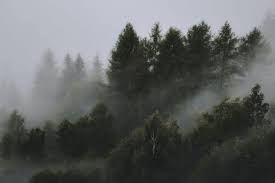
#> input picture Experiment1/images.jpg, 275 x 183 px
$ jupyter execute 'Experiment 1.ipynb'
#> lines starting #> are read from the running program, lines starting #| are printed output that depends on the picture; after the words box and inside, x2 and y2 are one past the last pixel; in counts of white or black regions, pixels touching at a corner belong together
[cell 1]
import cv2
from cv2 import imshow
img = cv2.imread("images.jpg", cv2.IMREAD_COLOR)
#> img is the input picture: shape (183, 275, 3); mean B, G, R 97.2, 97.7, 95.6

[cell 2]
import matplotlib.pyplot as plt
plt.imshow(img)
plt.axis("off")

[cell 3]
img2 = cv2.cvtColor(img, cv2.COLOR_BGR2RGB)

[cell 4]
plt.imshow(img2)

[cell 5]
image = cv2.cvtColor(img, cv2.COLOR_BGR2GRAY)

[cell 6]
plt.imshow(image)
plt.axis("off")

### Gray Scale

[cell 7]
plt.imshow(image, cmap='gray')
plt.axis("off")

[cell 8]
image

### Digital Negative

[cell 9]
image1 = image.copy()
height, width = image.shape
#> height = 183; width = 275
for i in range(height):
    for j in range(width):
        image1[i, j] = 255 - image[i, j]
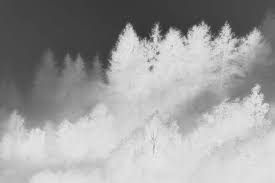
#> image1: shape (183, 275); min 35, max 245, mean 158

[cell 10]
plt.imshow(image1, cmap='gray')
plt.axis("off")

### Thresholding

[cell 11]
image2 = image.copy()
threshold = 128
for i in range(height):
    for j in range(width):
        if image2[i, j] < threshold:
            image2[i, j] = 0
        else:
            image2[i, j] = 255
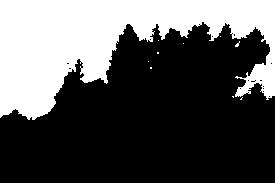
#> image2: shape (183, 275); 34.3% white; 10 white regions (9 under 20 px), largest, box (x1, y1, x2, y2) and area: (0, 0, 275, 120) 17204

[cell 12]
plt.imshow(image2, cmap='gray')
plt.axis("off")

### Gray Level Slicing W/O Background

[cell 13]
def graylevel_slicing(T1, T2):
#> called with T1 = 50, T2 = 200
    image3 = image.copy()
    for i in range(height):
        for j in range(width):
            if image3[i, j] < T1:
                image3[i, j] = 0
            elif image3[i, j] >= T1 and image[i, j] < T2:
                image3[i, j] = 255
            elif image3[i, j] >= T2:
                image3[i, j] = 0
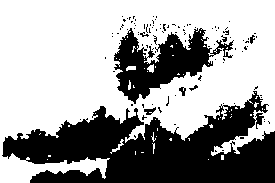
#> image3: shape (183, 275); 63.4% white; 105 black regions (97 under 20 px), largest, box (x1, y1, x2, y2) and area: (2, 91, 275, 183) 14023, (114, 28, 234, 104) 3931, (144, 107, 156, 115) 51
    return image3

[cell 14]
image3 = graylevel_slicing(50, 200)
plt.imshow(image3, cmap='gray')
plt.axis("off")

[cell 15]
image3 = graylevel_slicing(10, 150)
#> call 2 of graylevel_slicing, with T1 = 10, T2 = 150
#> after the loop in graylevel_slicing (call 2), `for i in range(height):`:
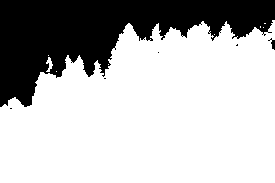
#> image3: shape (183, 275); 72.1% white; 6 black regions (4 under 20 px), largest, box (x1, y1, x2, y2) and area: (0, 0, 275, 107) 14001, (268, 38, 275, 50) 35
plt.imshow(image3, cmap='gray')
plt.axis("off")

### Gray Level Slcing With Background

[cell 16]
def graylevel_slicing_with_background(T1, T2):
#> called with T1 = 50, T2 = 200
    image3 = image.copy()
    for i in range(height):
        for j in range(width):
            if image3[i, j] < T1:
                image3[i, j] = image[i, j]
            elif image3[i, j] >= T1 and image[i, j] < T2:
                image3[i, j] = 255
            elif image3[i, j] >= T2:
                image3[i, j] = image[i, j]
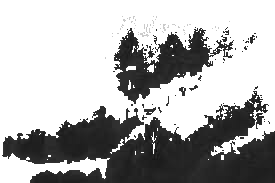
#> image3: shape (183, 275); min 10, max 255, mean 176.2
    return image3

[cell 17]
image4 = graylevel_slicing_with_background(50, 200)
plt.imshow(image4, cmap="gray")
plt.axis("off")

[cell 18]
image4 = graylevel_slicing_with_background(10, 128)
#> call 2 of graylevel_slicing_with_background, with T1 = 10, T2 = 128
#> after the loop in graylevel_slicing_with_background (call 2), `for i in range(height):`:
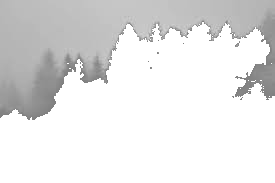
#> image3: shape (183, 275); min 128, max 255, mean 227.9
plt.imshow(image4, cmap="gray")
plt.axis("off")

### Contrast Stretching

[cell 19]
import numpy as np

def contrast_stretching(image, a, b, l, m, n):
#> called with a = 50, b = 150, l = 0.1, m = 2, n = 0.2
    image = image.astype(np.float32)
    v = l * a
    image4 = image.copy()

    for i in range(image.shape[0]):
        for j in range(image.shape[1]):
            if image4[i, j] <= a:
                image4[i, j] = l * image4[i, j]
            elif a < image4[i, j] <= b:
                image[i, j] = m * (image[i, j] - a) + v
            elif image4[i, j] > b:
                image[i, j] = n * (image4[i, j] - b) + m * (image[i, j] - a) + v
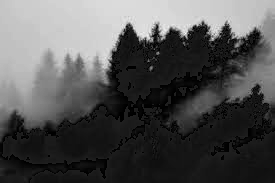
#> image: shape (183, 275) float32; min 7, max 359, mean 121.9; drawn with min black and max white
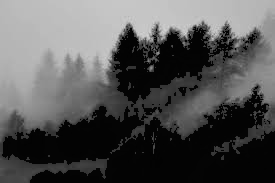
#> image4: shape (183, 275) float32; min 1, max 220, mean 83.8

    return np.clip(image4, 0, 255).astype(np.uint8)

$ run again, with Experiment1/flower.jpg copied over Experiment1/images.jpg
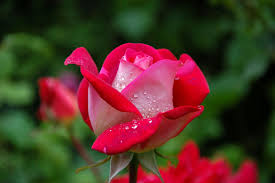
#> input picture Experiment1/flower.jpg, 275 x 183 px
#> img is the input picture: shape (183, 275, 3); mean B, G, R 38.3, 51.4, 81.6
#> after the loop `for i in range(height):`:
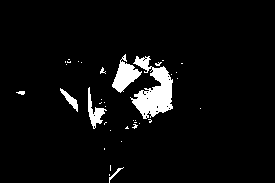
#> image2: shape (183, 275); 4.9% white; 37 white regions (30 under 20 px), largest, box (x1, y1, x2, y2) and area: (130, 56, 173, 119) 1364, (112, 54, 142, 93) 521, (88, 87, 107, 129) 275
#> after the loop in contrast_stretching, `for i in range(image.shape[0]):`:
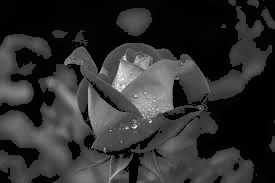
#> image4: shape (183, 275) float32; min 0, max 252, mean 47.8
